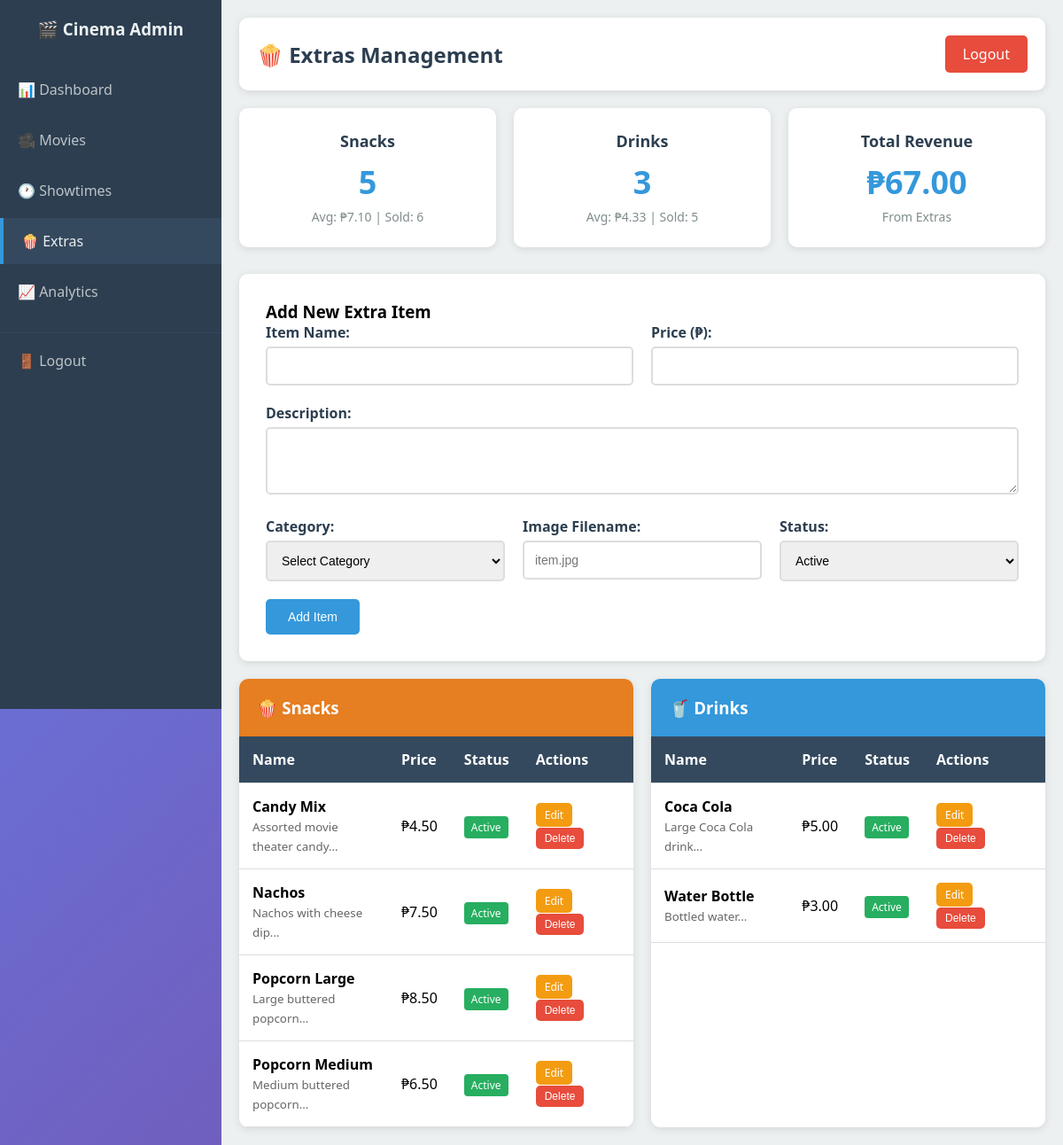
Screenshot of /admin/extras.php (signed in) with the database file from the repository.
### tables this page shows
CREATE TABLE extras (
    id INT PRIMARY KEY AUTO_INCREMENT,
    name VARCHAR(100) NOT NULL,
    description TEXT,
    price DECIMAL(10,2) NOT NULL,
    category ENUM('snack', 'drink') NOT NULL,
    image VARCHAR(255),
    status ENUM('active', 'inactive') DEFAULT 'active',
    created_at TIMESTAMP DEFAULT CURRENT_TIMESTAMP
);

### admin/extras.php (the view, shortened to what this page needs)
<?php
$pdo = getDBConnection();
$editExtra = null;
try {
    $stmt = $pdo->query("SELECT * FROM extras ORDER BY category, name");
    $extras = $stmt->fetchAll();
} catch (PDOException $e) {
    $error = 'Error loading extras';
    $extras = [];
}
try {
    $stmt = $pdo->query("
        SELECT
            e.category,
            COUNT(*) as total_items,
            AVG(e.price) as avg_price,
            COALESCE(SUM(se.quantity), 0) as total_sold
        FROM extras e
        LEFT JOIN sales_extras se ON e.id = se.extra_id
        WHERE e.status = 'active'
        GROUP BY e.category
    ");
    $stats = $stmt->fetchAll();
} catch (PDOException $e) {
    $stats = [];
}
?>
<!DOCTYPE html>
<html lang="en">
<head>
    <link rel="stylesheet" href="../assets/css/admin.css">
</head>
<body>
    <div class="admin-container">
        <?php include 'includes/sidebar.php'; ?>
        <div class="main-content">
            <div class="header">
                <h1>🍿 Extras Management</h1>
                <a href="?logout=1" class="logout-btn">Logout</a>
            </div>
            <div class="dashboard-cards">
                <?php foreach ($stats as $stat): ?>
                    <div class="card">
                        <h3><?php echo ucfirst($stat['category']); ?>s</h3>
                        <div class="number"><?php echo $stat['total_items']; ?></div>
                        <div class="label">
                            Avg: ₱<?php echo number_format($stat['avg_price'], 2); ?> |
                            Sold: <?php echo $stat['total_sold']; ?>
                        </div>
                    </div>
                <?php endforeach; ?>
                <div class="card">
                    <h3>Total Revenue</h3>
                    <div class="number">
                        ₱<?php
                        try {
                            $stmt = $pdo->query("
                                SELECT COALESCE(SUM(e.price * se.quantity), 0) as total_revenue
                                FROM extras e
                                JOIN sales_extras se ON e.id = se.extra_id
                            ");
                            echo number_format($stmt->fetch()['total_revenue'], 2);
                        } catch (PDOException $e) {
                            echo "0.00";
                        }
                        ?>
                    </div>
                    <div class="label">From Extras</div>
                </div>
            </div>
            <div class="form-container">
                <h3><?php echo $editExtra ? 'Edit Extra Item' : 'Add New Extra Item'; ?></h3>
                <form method="POST" action="">
                    <div style="display: grid; grid-template-columns: 1fr 1fr; gap: 20px;">
                        <div class="form-group">
                            <label for="name">Item Name:</label>
                            <input type="text" id="name" name="name" required
                                   value="<?php echo htmlspecialchars($editExtra['name'] ?? ''); ?>">
                        </div>
                        <div class="form-group">
                            <label for="price">Price (₱):</label>
                            <input type="number" id="price" name="price" step="0.01" min="0" required
                                   value="<?php echo htmlspecialchars($editExtra['price'] ?? ''); ?>">
                        </div>
                    </div>
                    <div class="form-group">
                        <label for="description">Description:</label>
                        <textarea id="description" name="description" rows="3" required><?php echo htmlspecialchars($editExtra['description'] ?? ''); ?></textarea>
                    </div>
                    <div style="display: grid; grid-template-columns: 1fr 1fr 1fr; gap: 20px;">
                        <div class="form-group">
                            <label for="category">Category:</label>
                            <select id="category" name="category" required>
                                <option value="">Select Category</option>
                            </select>
                        </div>
                        <div class="form-group">
                            <label for="image">Image Filename:</label>
                            <input type="text" id="image" name="image"
                                   value="<?php echo htmlspecialchars($editExtra['image'] ?? ''); ?>"
                                   placeholder="item.jpg">
                        </div>
                        <div class="form-group">
                            <label for="status">Status:</label>
                            <select id="status" name="status" required>
                                <option value="active" <?php echo ($editExtra['status'] ?? 'active') === 'active' ? 'selected' : ''; ?>>Active</option>
                            </select>
                        </div>
                    </div>
                    <button type="submit" class="btn btn-primary">
                        <?php echo $editExtra ? 'Update Item' : 'Add Item'; ?>
                    </button>
                </form>
            </div>
            <div style="display: grid; grid-template-columns: 1fr 1fr; gap: 20px;">
                <div class="table-container">
                    <h3 style="padding: 20px; margin: 0; background: #e67e22; color: white;">🍿 Snacks</h3>
                    <table>
                        <thead>
                            <tr>
                                <th>Name</th>
                                <th>Price</th>
                                <th>Status</th>
                                <th>Actions</th>
                            </tr>
                        </thead>
                        <tbody>
                            <?php
                            $snacks = array_filter($extras, function($extra) { return $extra['category'] === 'snack'; });
                            foreach ($snacks as $extra): ?>
                                <tr>
                                    <td>
                                        <strong><?php echo htmlspecialchars($extra['name']); ?></strong><br>
                                        <small style="color: #666;"><?php echo htmlspecialchars(substr($extra['description'], 0, 40)) . '...'; ?></small>
                                    </td>
                                    <td>₱<?php echo number_format($extra['price'], 2); ?></td>
                                    <td>
                                        <span style="padding: 4px 8px; border-radius: 4px; font-size: 12px;
                                                     background: <?php echo $extra['status'] === 'active' ? '#27ae60' : '#e74c3c'; ?>;
                                                     color: white;">
                                            <?php echo ucfirst($extra['status']); ?>
                                        </span>
                                    </td>
                                    <td>
                                        <a href="?edit=<?php echo $extra['id']; ?>" class="btn btn-warning" style="padding: 5px 10px; font-size: 12px;">Edit</a>
                                        <form method="POST" style="display: inline;"
                                              onsubmit="return confirm('Are you sure you want to delete this item?');">
                                            <button type="submit" class="btn btn-danger" style="padding: 5px 10px; font-size: 12px;">Delete</button>
                                        </form>
                                    </td>
                                </tr>
                            <?php endforeach; ?>
                        </tbody>
                    </table>
                </div>
                <div class="table-container">
                    <h3 style="padding: 20px; margin: 0; background: #3498db; color: white;">🥤 Drinks</h3>
                    <table>
                        <thead>
                            <tr>
                                <th>Name</th>
                                <th>Price</th>
                                <th>Status</th>
                                <th>Actions</th>
                            </tr>
                        </thead>
                        <tbody>
                            <?php
                            $drinks = array_filter($extras, function($extra) { return $extra['category'] === 'drink'; });
                            foreach ($drinks as $extra): ?>
                                <tr>
                                    <td>
                                        <strong><?php echo htmlspecialchars($extra['name']); ?></strong><br>
                                        <small style="color: #666;"><?php echo htmlspecialchars(substr($extra['description'], 0, 40)) . '...'; ?></small>
                                    </td>
                                    <td>₱<?php echo number_format($extra['price'], 2); ?></td>
                                    <td>
                                        <span style="padding: 4px 8px; border-radius: 4px; font-size: 12px;
                                                     background: <?php echo $extra['status'] === 'active' ? '#27ae60' : '#e74c3c'; ?>;
                                                     color: white;">
                                            <?php echo ucfirst($extra['status']); ?>
                                        </span>
                                    </td>
                                    <td>
                                        <a href="?edit=<?php echo $extra['id']; ?>" class="btn btn-warning" style="padding: 5px 10px; font-size: 12px;">Edit</a>
                                        <form method="POST" style="display: inline;"
                                              onsubmit="return confirm('Are you sure you want to delete this item?');">
                                            <button type="submit" class="btn btn-danger" style="padding: 5px 10px; font-size: 12px;">Delete</button>
                                        </form>
                                    </td>
                                </tr>
                            <?php endforeach; ?>
                        </tbody>
                    </table>
                </div>
            </div>
        </div>
    </div>
</body>
</html>

### assets/css/admin.css (style rules this page uses)
* { margin: 0; padding: 0; box-sizing: border-box; }
body { font-family: 'Segoe UI', Tahoma, Geneva, Verdana, sans-serif; background: linear-gradient(135deg, #667eea 0%, #764ba2 100%); min-height: 100vh; }
.admin-container { display: flex; min-height: 100vh; }
.main-content { margin-left: 250px; padding: 20px; width: calc(100% - 250px); background: #ecf0f1; min-height: 100vh; }
.header { background: white; padding: 20px; border-radius: 10px; margin-bottom: 20px; box-shadow: 0 2px 10px rgba(0,0,0,0.1); display: flex; justify-content: space-between; align-items: center; }
.header h1 { color: #2c3e50; font-size: 24px; }
.logout-btn { background: #e74c3c; color: white; padding: 10px 20px; border: none; border-radius: 5px; cursor: pointer; text-decoration: none; transition: background 0.3s; }
.form-container { background: white; padding: 30px; border-radius: 10px; box-shadow: 0 2px 10px rgba(0,0,0,0.1); margin-bottom: 20px; }
.form-group { margin-bottom: 20px; }
.form-group label { display: block; margin-bottom: 5px; font-weight: 600; color: #2c3e50; }
.form-group input, .form-group textarea, .form-group select { width: 100%; padding: 12px; border: 2px solid #ddd; border-radius: 5px; font-size: 14px; transition: border-color 0.3s; }
.btn { padding: 12px 25px; border: none; border-radius: 5px; cursor: pointer; font-size: 14px; text-decoration: none; display: inline-block; transition: all 0.3s; margin-right: 10px; }
.btn-primary { background: #3498db; color: white; }
.btn-danger { background: #e74c3c; color: white; }
.btn-warning { background: #f39c12; color: white; }
.table-container { background: white; border-radius: 10px; overflow: hidden; box-shadow: 0 2px 10px rgba(0,0,0,0.1); }
table { width: 100%; border-collapse: collapse; }
table th, table td { padding: 15px; text-align: left; border-bottom: 1px solid #ddd; }
table th { background: #34495e; color: white; font-weight: 600; }
.dashboard-cards { display: grid; grid-template-columns: repeat(auto-fit, minmax(250px, 1fr)); gap: 20px; margin-bottom: 30px; }
.card { background: white; padding: 25px; border-radius: 10px; box-shadow: 0 2px 10px rgba(0,0,0,0.1); text-align: center; }
.card h3 { color: #2c3e50; margin-bottom: 10px; font-size: 18px; }
.card .number { font-size: 36px; font-weight: bold; color: #3498db; margin-bottom: 5px; }
.card .label { color: #7f8c8d; font-size: 14px; }

### rows the page displays
extras: name "Candy Mix", description "Assorted movie theater candy", price "4.50", status "Active"
extras: name "Nachos", description "Nachos with cheese dip", price "7.50", status "Active"
extras: name "Popcorn Large", description "Large buttered popcorn", price "8.50", status "Active"
extras: name "Popcorn Medium", description "Medium buttered popcorn", price "6.50", status "Active"
extras: name "Coca Cola", description "Large Coca Cola drink", price "5.00", status "Active"
extras: name "Water Bottle", description "Bottled water", price "3.00", status "Active"

### other values shown
$stat['category'] "Snack"
$stat['total_items'] "5"
$stat['avg_price'] "7.10"
$stat['total_sold'] "6"
$stat['category'] "Drink"
$stat['total_items'] "3"
$stat['avg_price'] "4.33"
$stat['total_sold'] "5"
$stmt->fetch()['total_revenue'] "67.00"
